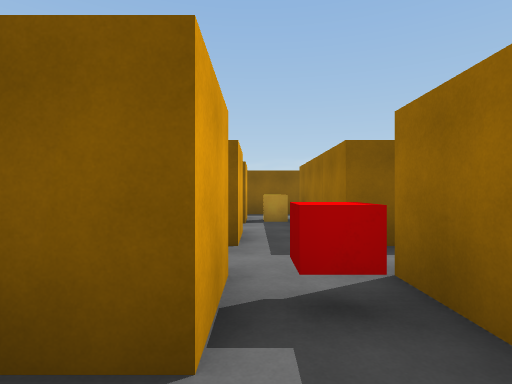
view 1 (above)

24 first-person views from a walk through a scene from a Unity 3-D project. The camera is 1.5 m above the floor, looks level and sees 80° across. Doors are open. The floor is counted in squares, 2 m on a side. Each view is taken from the middle of a square. On the plan, view 1 faces up. The plan holds only what a view shows up to about 10 squares ahead; the rest is blank. The player character is not drawn.

view 2
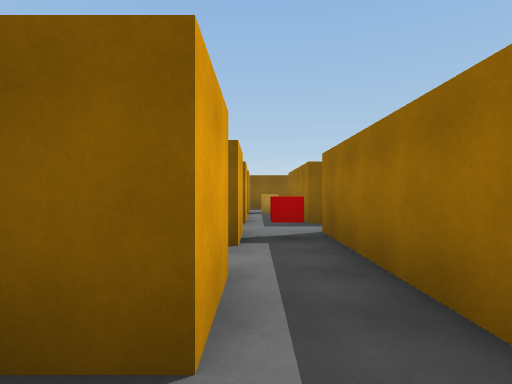

view 3
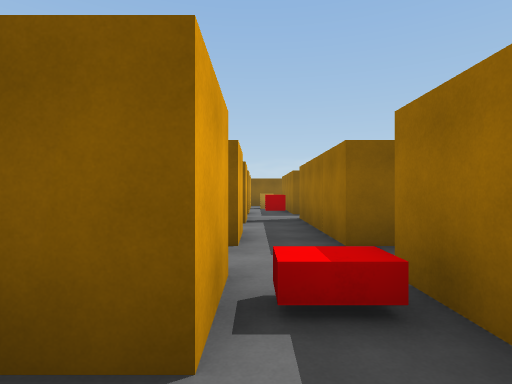

view 4
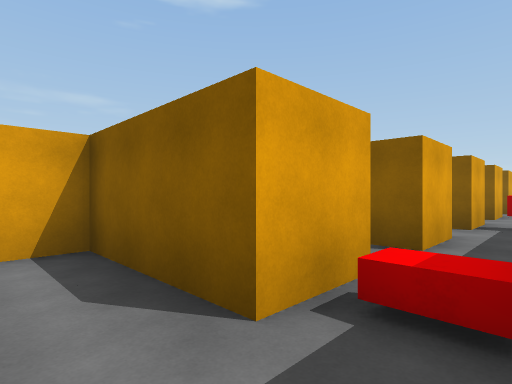

view 5
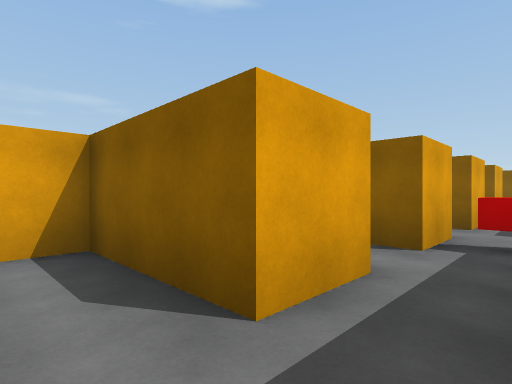

view 6
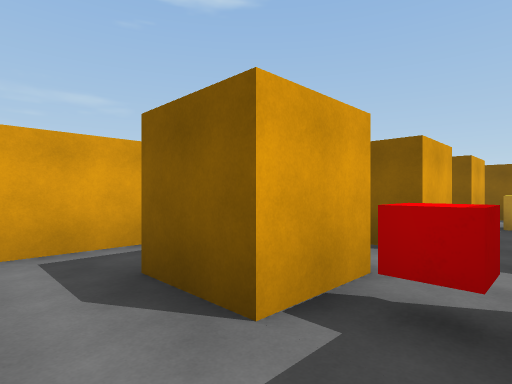

view 7
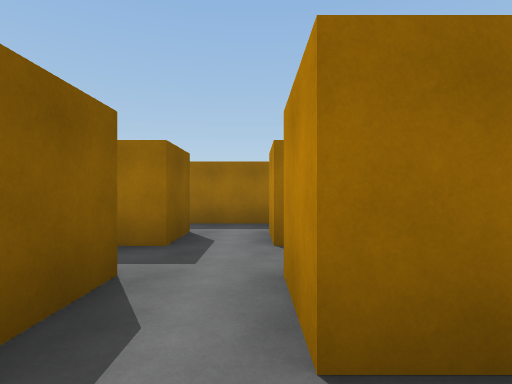

view 8
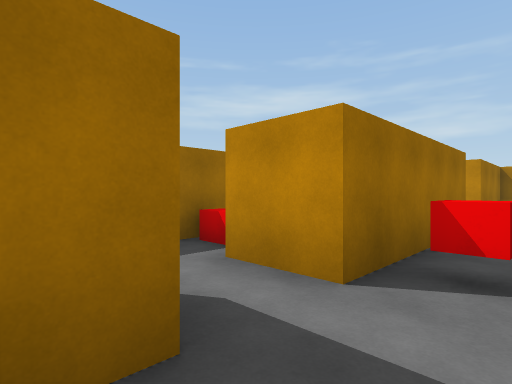

view 9
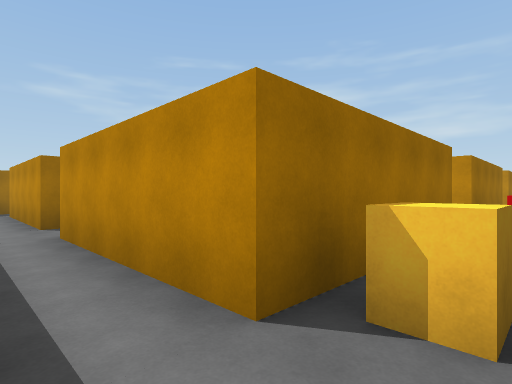

view 10
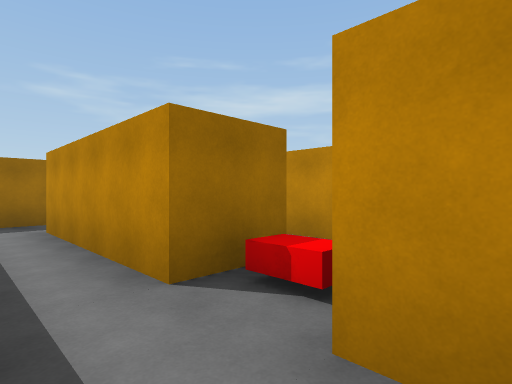

view 11
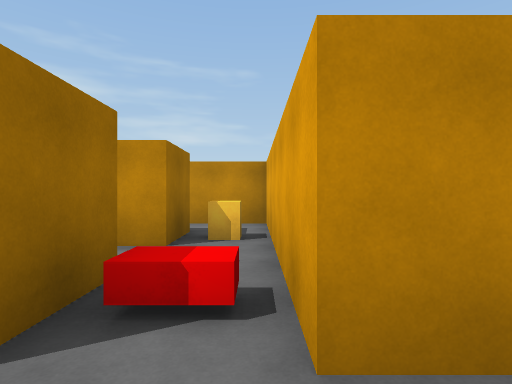

view 12
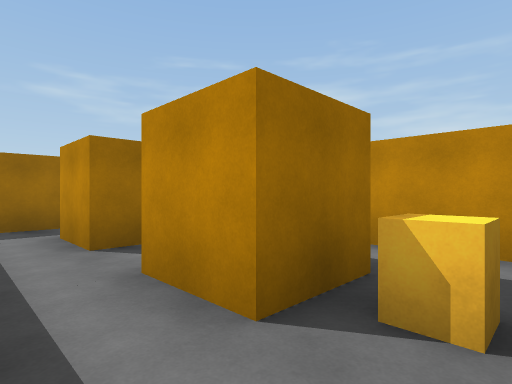

view 13
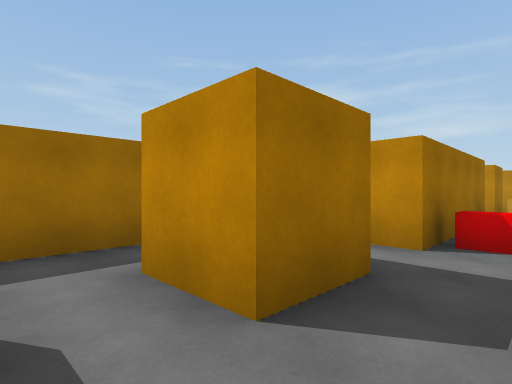

view 14
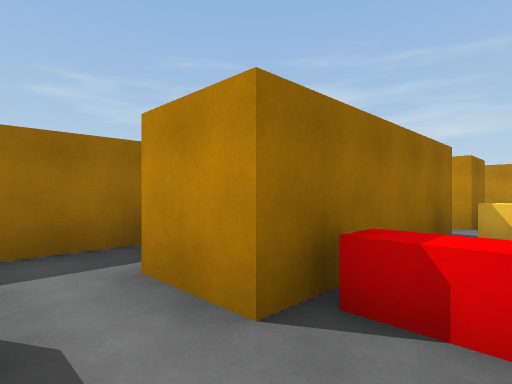

view 15
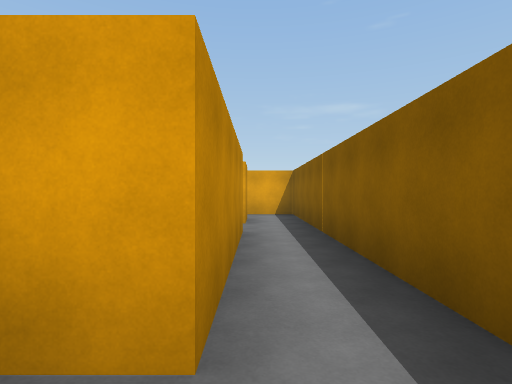

view 16
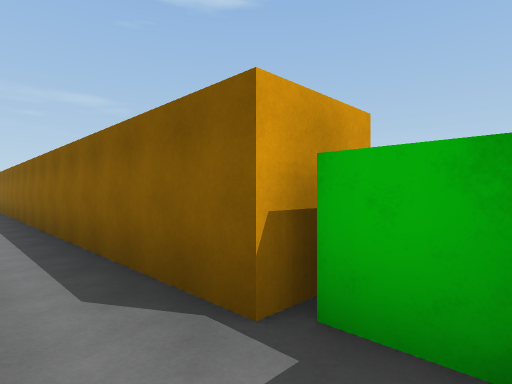

view 17
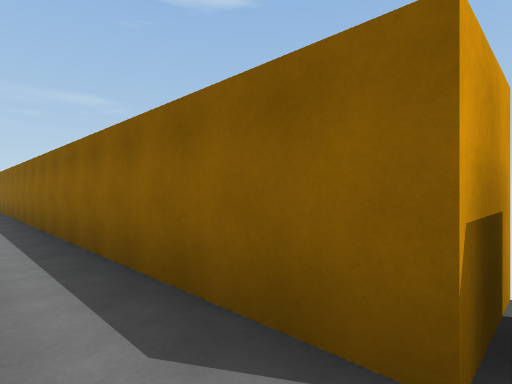

view 18
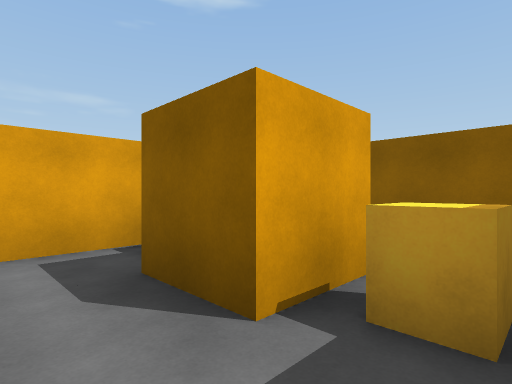

view 19
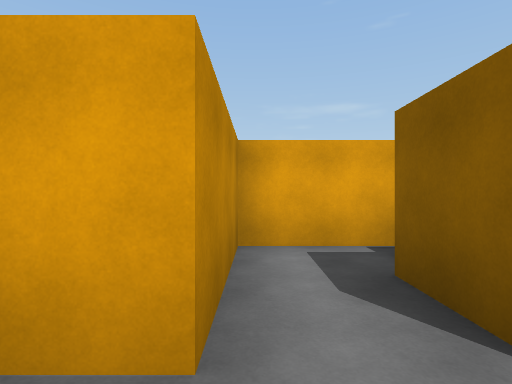

view 20
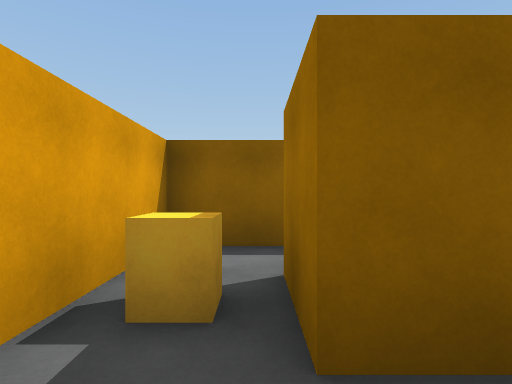

view 21
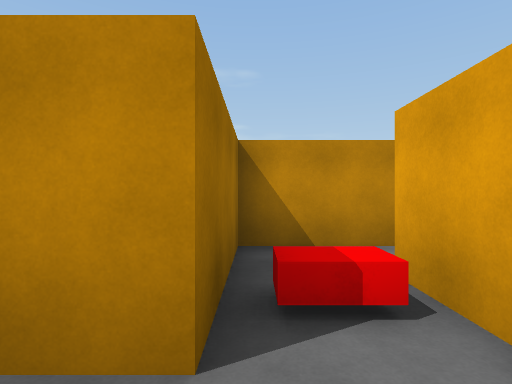

view 22
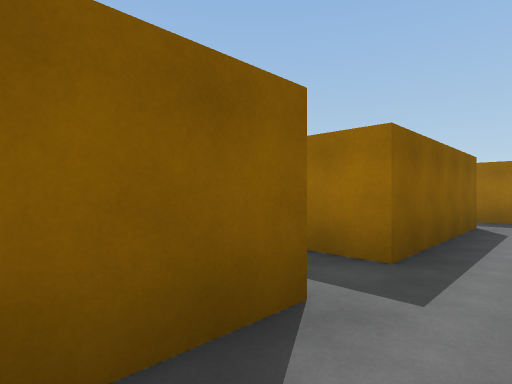

view 23
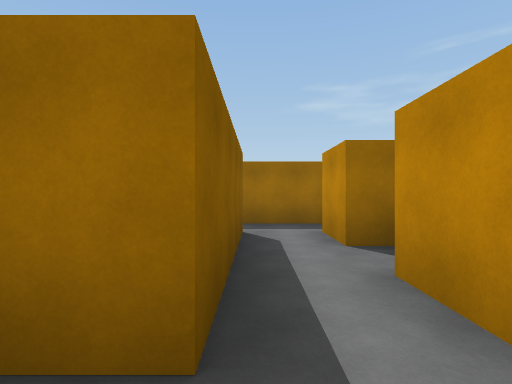

view 24
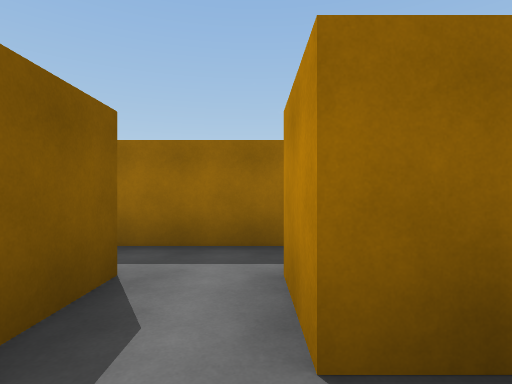

### Floor plan
Ten units are one square. View 1 is at (0, 0); x grows to the right and y downward. Boxes are objects, and circles mark ways between rooms. Rooms are numbered by the first view taken in them; rooms with no view inside come last. Other rooms are left out.
<svg viewBox="-40 -120 180 188">
<path fill="none" stroke="#000" d="M-2 -27 -2 -13M13 6 13 -27M13 33 28 33M25 18 13 18 13 6M-2 2 -2 18M-10 63 13 63 13 33M-2 32 -2 47 -32 47 -32 56M-17 -19 -17 -27 -2 -27M-32 -20 -32 -4M-2 -13 -18 -13M-2 -42 -16 -42M72 -72 72 -87 118 -87M-2 -89 -2 -73 -17 -73 -17 -87 -8 -87M13 -42 13 -87 57 -87 57 -31M72 -42 72 -57M58 -27 80 -27M116 -103 -32 -103 -32 -57 -2 -57 -2 -42M132 -84 132 -94M102 -42 102 -57 118 -57M102 -27 118 -27M72 -57 88 -57M132 -20 132 -66M-2 18 -32 18 -32 26M42 41 42 33 58 33M58 18 25 18M28 -42 13 -42M13 -27 28 -27"/>
<rect x="-5" y="-25" width="10" height="10" fill="#bbb"><title>other object</title></rect>
<rect x="-5" y="35" width="10" height="10" fill="#bbb"><title>other object</title></rect>
<rect x="-35" y="-85" width="10" height="10" fill="#bbb"><title>other object</title></rect>
<rect x="-5" y="-85" width="10" height="10" fill="#bbb"><title>other object</title></rect>
<rect x="55" y="-55" width="10" height="10" fill="#bbb"><title>other object</title></rect>
<rect x="55" y="-85" width="10" height="10" fill="#bbb"><title>other object</title></rect>
<rect x="115" y="-115" width="20" height="10" fill="#bbb"><title>other object</title></rect>
<circle cx="5" cy="10" r="3" fill="#2a7"/>
<circle cx="-10" cy="-5" r="3" fill="#2a7"/>
<circle cx="5" cy="40" r="3" fill="#2a7"/>
<circle cx="-10" cy="25" r="3" fill="#2a7"/>
<circle cx="20" cy="25" r="3" fill="#2a7"/>
<circle cx="5" cy="-35" r="3" fill="#2a7"/>
<circle cx="80" cy="-65" r="3" fill="#2a7"/>
<text x="0" y="-10">1</text>
<text x="10" y="20">2</text>
<text x="-10" y="50">3</text>
<text x="-20" y="-20">4</text>
<text x="40" y="-90">5</text>
<text x="110" y="-60">6</text>
<text x="-30" y="20">7</text>
<text x="40" y="30">8</text>
<text x="20" y="-40">9</text>
</svg>
Room 1 opens to room 2. Room 1 opens to room 4. Room 2 opens to room 3. Room 2 opens to room 7. Room 2 opens to room 8. Room 4 opens to room 5. Room 5 opens to room 6.

Where each view was taken, in squares from view 1:
view 1: 0 up, 0 right, facing up
view 2: 3 down, 0 right, facing up
view 3: 6 down, 0 right, facing up
view 4: 6 down, 1 right, facing up-left
view 5: 3 down, 1 right, facing up-left
view 6: 0 up, 1 right, facing up-left
view 7: 3 up, 3 left, facing right
view 8: 5 up, 0 right, facing down-right
view 9: 10 up, 0 right, facing down-right
view 10: 10 up, 5 right, facing down-right
view 11: 10 up, 6 right, facing down
view 12: 7 up, 6 right, facing down-right
view 13: 7 up, 9 right, facing down-right
view 14: 4 up, 9 right, facing down-right
view 15: 9 up, 7 right, facing left
view 16: 9 up, 13 right, facing up-left
view 17: 9 up, 12 right, facing up-left
view 18: 6 up, 1 right, facing up-left
view 19: 6 up, 1 right, facing left
view 20: 6 up, 2 left, facing up
view 21: 2 down, 1 right, facing down
view 22: 3 down, 2 left, facing up-right
view 23: 2 down, 0 right, facing right
view 24: 3 down, 3 right, facing right
